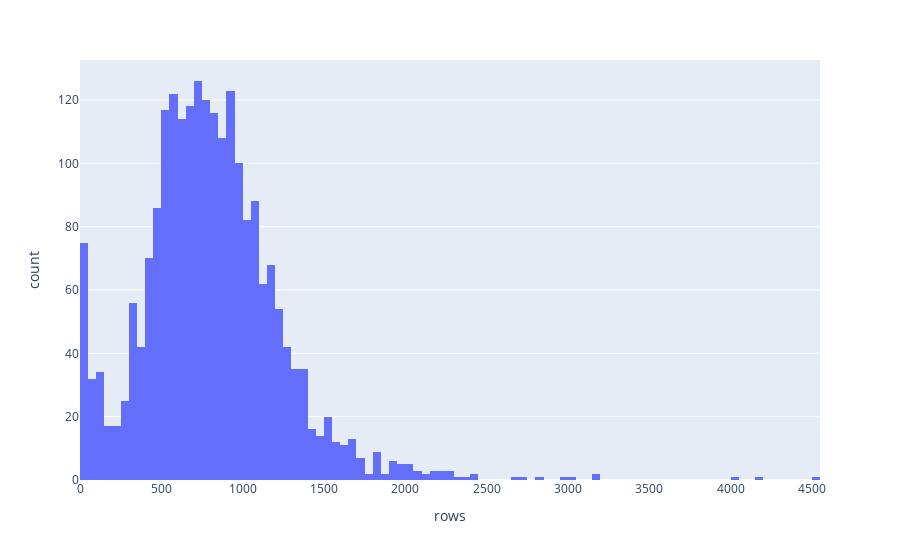

Write notebook code for a chart like this one.
### Code cell
print('Rows per Match Histogram:')
px.histogram(snapshots, x='rows')

### Figure 1 — Plotly figure (JSON) as saved in the notebook; plotly's stock layout.template omitted (floating-point values rounded to 4 significant figures; data arrays with more than 128 entries replaced by an {"elided": "..."} marker saying what was removed)
{"data": [{"alignmentgroup": "True", "bingroup": "x", "hoverlabel": {"namelength": 0}, "hovertemplate": "rows=%{x}<br>count=%{y}", "legendgroup": "", "marker": {"color": "#636efa"}, "name": "", "offsetgroup": "", "orientation": "v", "showlegend": false, "type": "histogram", "x": {"elided": "2234 int values"}, "xaxis": "x", "yaxis": "y"}], "layout": {"barmode": "relative", "legend": {"tracegroupgap": 0}, "margin": {"t": 60}, "xaxis": {"anchor": "y", "domain": [0, 1], "title": {"text": "rows"}}, "yaxis": {"anchor": "x", "domain": [0, 1], "title": {"text": "count"}}}}
